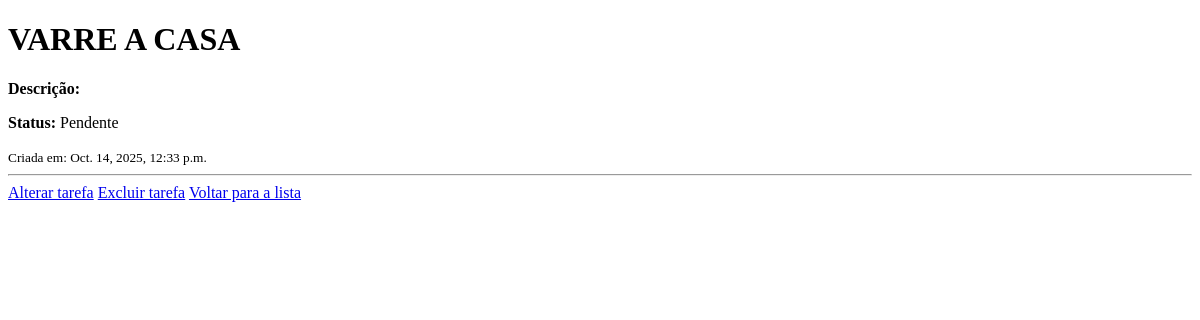
The page /tarefas/2/ on the database as committed earlier.
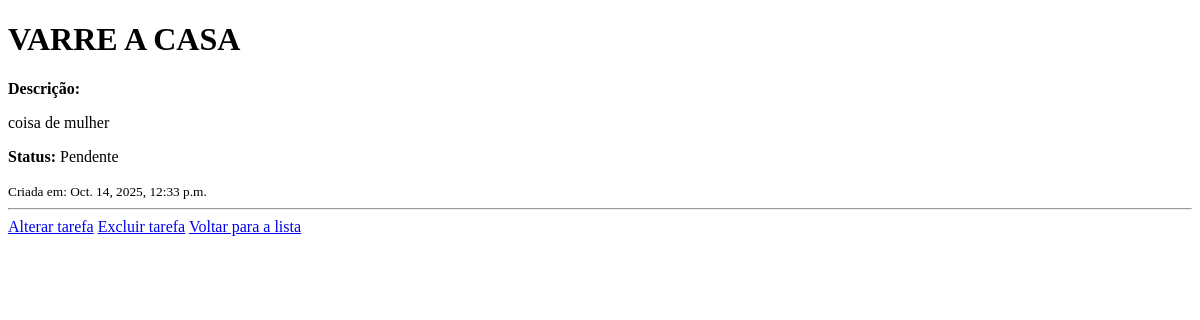
The same page on the database as committed later.
### tarefas/models.py (models this page shows, shortened)
class Tarefas(models.Model):
    titulo = models.CharField(max_length=200)
    descricao = models.TextField(blank=True)
    concluida = models.BooleanField(default=False)
    data_criacao = models.DateTimeField(auto_now_add=True)

### tarefas/views.py (the view)
# urls.py: path('<int:tarefa_id>/', views.detalhe_tarefa, name='detalhe_tarefa'),
def detalhe_tarefa(request, tarefa_id):
    tarefa = get_object_or_404(Tarefas, pk=tarefa_id)
    return render(request, 'tarefas/detalhe.html', {'tarefa': tarefa})

### tarefas/templates/tarefas/detalhe.html (shortened to what this page needs)
<!DOCTYPE html>
<html lang="pt-br">
<head>
</head>
<body>
    <h1>{{ tarefa.titulo }}</h1>
    <p><strong>Descrição:</strong> {{ tarefa.descricao|linebreaks }}</p>
    <p><strong>Status:</strong> {% if tarefa.concluida %}Concluída{% else %}Pendente{% endif %}</p>
    <small>Criada em: {{ tarefa.data_criacao }}</small>
    <hr>
    <a href="{% url 'alterar_tarefa' tarefa.id %}">Alterar tarefa</a>
    <a href="{% url 'excluir_tarefa' tarefa.id %}">Excluir tarefa</a>
    <a href="{% url 'listar_tarefas' %}">Voltar para a lista</a>
</body>
</html>

Rows that differ between the two databases and show on the page:
changed Tarefas "VARRE A CASA": descricao (not shown) → "coisa de mulher"
